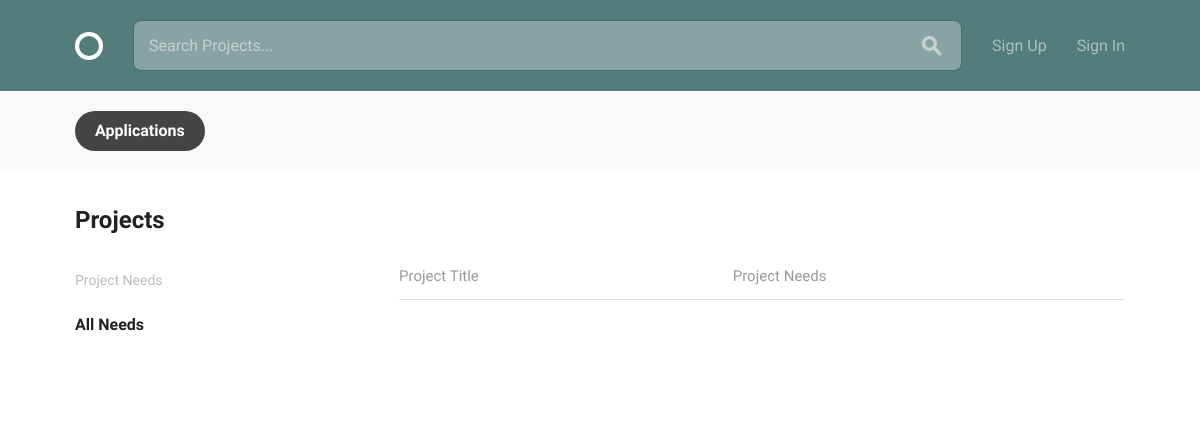
/, run on an earlier commit of the app's database.
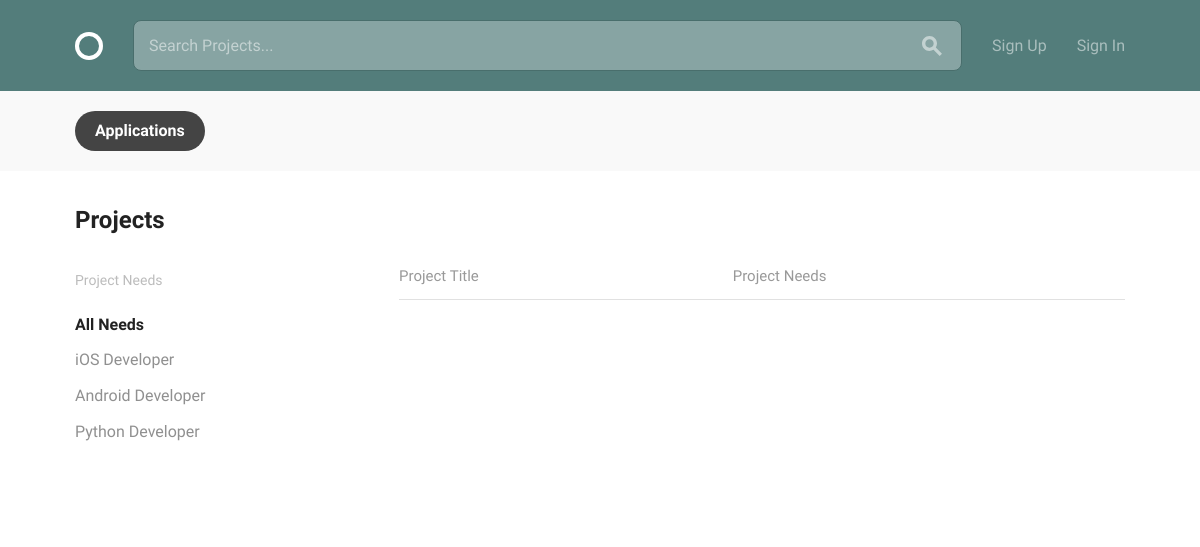
And on a later commit of the database.
### projects/models.py (models this page shows)
class Need(Model):
    name = CharField(max_length=255)
    slug = CharField(max_length=255, unique=True)
    objects = NeedManager()
    def __init__(self, *args, **kwargs):
        try:
            kwargs['slug'] = kwargs['name'].lower().replace(' ', '_')
        except:
            pass
        super().__init__(*args, **kwargs)
    selected = False

### projects/views.py (the view)
# urls.py: path('', Index.as_view(), name='index'),
class Index(PrefetchRelatedMixin, ListView): # pylint: disable=too-many-ancestors
    model = Project
    template_name = "projects/index.html"
    prefetch_related = ('positions',)
    def get_context_data(self, *, object_list=None, **kwargs):
        context = super().get_context_data(object_list=object_list, **kwargs)
        print(context)
        needs = Need.objects.all()
        need = self.request.GET.get('need', None)
        if not need:
            context['no_need_selected'] = True
        else:
            def check_need(n):
                n.selected = n.slug == need
                return n
            needs = list(map(check_need, needs))
        context['needs'] = needs
        return context

### projects/templatetags/utils.py (called while the page is built)
@register.filter
@stringfilter
def starts_with(value, arg):
    return value.startswith(arg)

### projects/templates/projects/index.html (shortened to what this page needs)
{% extends "layout.html" %}
{% block body %}
  <div class="bounds circle--page">
    <div class="circle--page--header circle--fluid">
      <div class="circle--fluid--cell circle--fluid--primary">
        <h2>Projects</h2>
      </div>
    </div>
    <div class="grid-25">
      <div class="circle--filter circle--secondary--module">
        <h4>Project Needs</h4>
        <ul class="circle--filter--list">
          <li><a {% if no_need_selected %}class="selected" {% endif %}href="{% url 'projects:index' %}">All Needs</a></li>
          {% for need in needs %}
          <li><a {% if need.selected %}class="selected" {% endif%}href="{% url 'projects:index' %}?need={{ need.slug }}">{{ need.name }}</a></li>
          {% endfor %}
        </ul>
      </div>
    </div>
    <div class="grid-70 grid-push-5">
      <table class="u-full-width circle--table">
        <thead>
          <tr>
            <th>Project Title</th>
            <th class="circle--cell--right">Project Needs</th>
          </tr>
        </thead>
      </table>
    </div>
  </div>
{% endblock %}

### templates/layout.html (shortened to what this page needs)
{% load static from staticfiles %}
{% load utils %}
<!DOCTYPE html>
<html lang="en">
    <head>
        <link rel="stylesheet" href="{% static 'css/global.css' %}">
    </head>
    <body>
        <header class="circle--header">
            <div class="bounds">
                <div class="circle--fluid">
                    <div class="circle--fluid--cell">
                        <h1 class="hide-text circle--logo"><a class="logo" href="{% url 'projects:index' %}">Circle</a></h1>
                    </div>
                    <div class="circle--fluid--cell circle--fluid--primary">
                        <div class="circle--search">
                            <input type="text" placeholder="Search Projects..." />
                            <button>
                            </button>
                        </div>
                    </div>
                    <div class="circle--fluid--cell circle--fluid--secondary">
                        <nav>
                            <ul class="circle--inline">
                                {% if user.is_authenticated %}
                                <li><a href="{% url 'accounts:logout' %}">Sign Out</a></li>
                                {% else %}
                                <li><a href="{% url 'accounts:signup' %}">Sign Up</a></li>
                                <li><a href="{% url 'accounts:login' %}">Sign In</a></li>
                                {% endif %}
                            </ul>
                        </nav>
                    </div>
                </div>
            </div>
        </header>
        {% block exclude_actions_bar %}
        <div class="circle--actions--bar">
            <nav class="bounds">
                <ul class="circle--pill--list">
                    <li><a {% if request.path|starts_with:"/accounts" == False %}class="selected" {% endif %}href="{% url 'projects:index' %}">Applications</a></li>
                </ul>
            </nav>
        </div>
        {% endblock exclude_actions_bar %}
        {% block body %}
        {% endblock body %}
    </body>
</html>

What changed in the data, as far as the page shows it:
added Need: name "iOS Developer"
added Need: name "Android Developer"
added Need: name "Python Developer"
